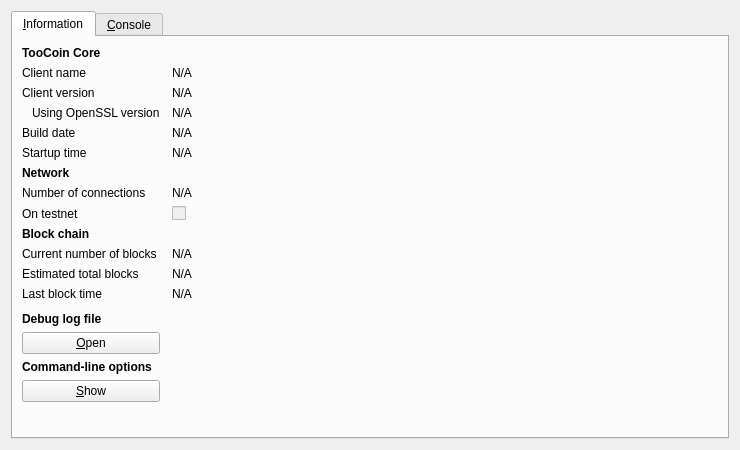
<?xml version="1.0" encoding="UTF-8"?>
<ui version="4.0">
 <class>RPCConsole</class>
 <widget class="QDialog" name="RPCConsole">
  <property name="geometry">
   <rect>
    <x>0</x>
    <y>0</y>
    <width>740</width>
    <height>450</height>
   </rect>
  </property>
  <property name="windowTitle">
   <string>TooCoin - Debug window</string>
  </property>
  <layout class="QVBoxLayout" name="verticalLayout_2">
   <item>
    <widget class="QTabWidget" name="tabWidget">
     <property name="currentIndex">
      <number>0</number>
     </property>
     <widget class="QWidget" name="tab_info">
      <attribute name="title">
       <string>&amp;Information</string>
      </attribute>
      <layout class="QGridLayout" name="gridLayout" columnstretch="0,1">
       <property name="horizontalSpacing">
        <number>12</number>
       </property>
       <item row="0" column="0">
        <widget class="QLabel" name="label_9">
         <property name="font">
          <font>
           <weight>75</weight>
           <bold>true</bold>
          </font>
         </property>
         <property name="text">
          <string>TooCoin Core</string>
         </property>
        </widget>
       </item>
       <item row="1" column="0">
        <widget class="QLabel" name="label_5">
         <property name="text">
          <string>Client name</string>
         </property>
        </widget>
       </item>
       <item row="1" column="1">
        <widget class="QLabel" name="clientName">
         <property name="cursor">
          <cursorShape>IBeamCursor</cursorShape>
         </property>
         <property name="text">
          <string>N/A</string>
         </property>
         <property name="textFormat">
          <enum>Qt::PlainText</enum>
         </property>
         <property name="textInteractionFlags">
          <set>Qt::LinksAccessibleByMouse|Qt::TextSelectableByKeyboard|Qt::TextSelectableByMouse</set>
         </property>
        </widget>
       </item>
       <item row="2" column="0">
        <widget class="QLabel" name="label_6">
         <property name="text">
          <string>Client version</string>
         </property>
        </widget>
       </item>
       <item row="2" column="1">
        <widget class="QLabel" name="clientVersion">
         <property name="cursor">
          <cursorShape>IBeamCursor</cursorShape>
         </property>
         <property name="text">
          <string>N/A</string>
         </property>
         <property name="textFormat">
          <enum>Qt::PlainText</enum>
         </property>
         <property name="textInteractionFlags">
          <set>Qt::LinksAccessibleByMouse|Qt::TextSelectableByKeyboard|Qt::TextSelectableByMouse</set>
         </property>
        </widget>
       </item>
       <item row="3" column="0">
        <widget class="QLabel" name="label_14">
         <property name="text">
          <string>Using OpenSSL version</string>
         </property>
         <property name="indent">
          <number>10</number>
         </property>
        </widget>
       </item>
       <item row="3" column="1">
        <widget class="QLabel" name="openSSLVersion">
         <property name="cursor">
          <cursorShape>IBeamCursor</cursorShape>
         </property>
         <property name="text">
          <string>N/A</string>
         </property>
         <property name="textFormat">
          <enum>Qt::PlainText</enum>
         </property>
         <property name="textInteractionFlags">
          <set>Qt::LinksAccessibleByMouse|Qt::TextSelectableByKeyboard|Qt::TextSelectableByMouse</set>
         </property>
        </widget>
       </item>
       <item row="4" column="0">
        <widget class="QLabel" name="label_12">
         <property name="text">
          <string>Build date</string>
         </property>
        </widget>
       </item>
       <item row="4" column="1">
        <widget class="QLabel" name="buildDate">
         <property name="cursor">
          <cursorShape>IBeamCursor</cursorShape>
         </property>
         <property name="text">
          <string>N/A</string>
         </property>
         <property name="textFormat">
          <enum>Qt::PlainText</enum>
         </property>
         <property name="textInteractionFlags">
          <set>Qt::LinksAccessibleByMouse|Qt::TextSelectableByKeyboard|Qt::TextSelectableByMouse</set>
         </property>
        </widget>
       </item>
       <item row="5" column="0">
        <widget class="QLabel" name="label_13">
         <property name="text">
          <string>Startup time</string>
         </property>
        </widget>
       </item>
       <item row="5" column="1">
        <widget class="QLabel" name="startupTime">
         <property name="cursor">
          <cursorShape>IBeamCursor</cursorShape>
         </property>
         <property name="text">
          <string>N/A</string>
         </property>
         <property name="textFormat">
          <enum>Qt::PlainText</enum>
         </property>
         <property name="textInteractionFlags">
          <set>Qt::LinksAccessibleByMouse|Qt::TextSelectableByKeyboard|Qt::TextSelectableByMouse</set>
         </property>
        </widget>
       </item>
       <item row="6" column="0">
        <widget class="QLabel" name="label_11">
         <property name="font">
          <font>
           <weight>75</weight>
           <bold>true</bold>
          </font>
         </property>
         <property name="text">
          <string>Network</string>
         </property>
        </widget>
       </item>
       <item row="7" column="0">
        <widget class="QLabel" name="label_7">
         <property name="text">
          <string>Number of connections</string>
         </property>
        </widget>
       </item>
       <item row="7" column="1">
        <widget class="QLabel" name="numberOfConnections">
         <property name="cursor">
          <cursorShape>IBeamCursor</cursorShape>
         </property>
         <property name="text">
          <string>N/A</string>
         </property>
         <property name="textFormat">
          <enum>Qt::PlainText</enum>
         </property>
         <property name="textInteractionFlags">
          <set>Qt::LinksAccessibleByMouse|Qt::TextSelectableByKeyboard|Qt::TextSelectableByMouse</set>
         </property>
        </widget>
       </item>
       <item row="8" column="0">
        <widget class="QLabel" name="label_8">
         <property name="text">
          <string>On testnet</string>
         </property>
        </widget>
       </item>
       <item row="8" column="1">
        <widget class="QCheckBox" name="isTestNet">
         <property name="enabled">
          <bool>false</bool>
         </property>
         <property name="text">
          <string/>
         </property>
        </widget>
       </item>
       <item row="9" column="0">
        <widget class="QLabel" name="label_10">
         <property name="font">
          <font>
           <weight>75</weight>
           <bold>true</bold>
          </font>
         </property>
         <property name="text">
          <string>Block chain</string>
         </property>
        </widget>
       </item>
       <item row="10" column="0">
        <widget class="QLabel" name="label_3">
         <property name="text">
          <string>Current number of blocks</string>
         </property>
        </widget>
       </item>
       <item row="10" column="1">
        <widget class="QLabel" name="numberOfBlocks">
         <property name="cursor">
          <cursorShape>IBeamCursor</cursorShape>
         </property>
         <property name="text">
          <string>N/A</string>
         </property>
         <property name="textFormat">
          <enum>Qt::PlainText</enum>
         </property>
         <property name="textInteractionFlags">
          <set>Qt::LinksAccessibleByMouse|Qt::TextSelectableByKeyboard|Qt::TextSelectableByMouse</set>
         </property>
        </widget>
       </item>
       <item row="11" column="0">
        <widget class="QLabel" name="label_4">
         <property name="text">
          <string>Estimated total blocks</string>
         </property>
        </widget>
       </item>
       <item row="11" column="1">
        <widget class="QLabel" name="totalBlocks">
         <property name="cursor">
          <cursorShape>IBeamCursor</cursorShape>
         </property>
         <property name="text">
          <string>N/A</string>
         </property>
         <property name="textFormat">
          <enum>Qt::PlainText</enum>
         </property>
         <property name="textInteractionFlags">
          <set>Qt::LinksAccessibleByMouse|Qt::TextSelectableByKeyboard|Qt::TextSelectableByMouse</set>
         </property>
        </widget>
       </item>
       <item row="12" column="0">
        <widget class="QLabel" name="label_2">
         <property name="text">
          <string>Last block time</string>
         </property>
        </widget>
       </item>
       <item row="12" column="1">
        <widget class="QLabel" name="lastBlockTime">
         <property name="cursor">
          <cursorShape>IBeamCursor</cursorShape>
         </property>
         <property name="text">
          <string>N/A</string>
         </property>
         <property name="textFormat">
          <enum>Qt::PlainText</enum>
         </property>
         <property name="textInteractionFlags">
          <set>Qt::LinksAccessibleByMouse|Qt::TextSelectableByKeyboard|Qt::TextSelectableByMouse</set>
         </property>
        </widget>
       </item>
       <item row="13" column="0">
        <spacer name="verticalSpacer_2">
         <property name="orientation">
          <enum>Qt::Vertical</enum>
         </property>
         <property name="sizeHint" stdset="0">
          <size>
           <width>20</width>
           <height>20</height>
          </size>
         </property>
        </spacer>
       </item>
       <item row="14" column="0">
        <widget class="QLabel" name="labelDebugLogfile">
         <property name="font">
          <font>
           <weight>75</weight>
           <bold>true</bold>
          </font>
         </property>
         <property name="text">
          <string>Debug log file</string>
         </property>
        </widget>
       </item>
       <item row="15" column="0">
        <widget class="QPushButton" name="openDebugLogfileButton">
         <property name="toolTip">
          <string>Open the TooCoin debug log file from the current data directory. This can take a few seconds for large log files.</string>
         </property>
         <property name="text">
          <string>&amp;Open</string>
         </property>
         <property name="autoDefault">
          <bool>false</bool>
         </property>
        </widget>
       </item>
       <item row="16" column="0">
        <widget class="QLabel" name="labelCLOptions">
         <property name="font">
          <font>
           <weight>75</weight>
           <bold>true</bold>
          </font>
         </property>
         <property name="text">
          <string>Command-line options</string>
         </property>
        </widget>
       </item>
       <item row="17" column="0">
        <widget class="QPushButton" name="showCLOptionsButton">
         <property name="toolTip">
          <string>Show the TooCoin-Qt help message to get a list with possible TooCoin command-line options.</string>
         </property>
         <property name="text">
          <string>&amp;Show</string>
         </property>
         <property name="autoDefault">
          <bool>false</bool>
         </property>
        </widget>
       </item>
       <item row="18" column="0">
        <spacer name="verticalSpacer">
         <property name="orientation">
          <enum>Qt::Vertical</enum>
         </property>
         <property name="sizeHint" stdset="0">
          <size>
           <width>20</width>
           <height>40</height>
          </size>
         </property>
        </spacer>
       </item>
      </layout>
     </widget>
     <widget class="QWidget" name="tab_console">
      <attribute name="title">
       <string>&amp;Console</string>
      </attribute>
      <layout class="QVBoxLayout" name="verticalLayout_3">
       <property name="spacing">
        <number>3</number>
       </property>
       <item>
        <widget class="QTextEdit" name="messagesWidget">
         <property name="minimumSize">
          <size>
           <width>0</width>
           <height>100</height>
          </size>
         </property>
         <property name="readOnly">
          <bool>true</bool>
         </property>
         <property name="tabKeyNavigation" stdset="0">
          <bool>false</bool>
         </property>
         <property name="columnCount" stdset="0">
          <number>2</number>
         </property>
        </widget>
       </item>
       <item>
        <layout class="QHBoxLayout" name="horizontalLayout">
         <property name="spacing">
          <number>3</number>
         </property>
         <item>
          <widget class="QLabel" name="label">
           <property name="text">
            <string notr="true">&gt;</string>
           </property>
          </widget>
         </item>
         <item>
          <widget class="QLineEdit" name="lineEdit"/>
         </item>
         <item>
          <widget class="QPushButton" name="clearButton">
           <property name="maximumSize">
            <size>
             <width>24</width>
             <height>24</height>
            </size>
           </property>
           <property name="toolTip">
            <string>Clear console</string>
           </property>
           <property name="text">
            <string/>
           </property>
           <property name="icon">
            <iconset resource="../bitcoin.qrc">
             <normaloff>:/icons/remove</normaloff>:/icons/remove</iconset>
           </property>
           <property name="shortcut">
            <string notr="true">Ctrl+L</string>
           </property>
           <property name="autoDefault">
            <bool>false</bool>
           </property>
          </widget>
         </item>
        </layout>
       </item>
      </layout>
     </widget>
    </widget>
   </item>
  </layout>
 </widget>
 <resources>
  <include location="../bitcoin.qrc"/>
 </resources>
 <connections/>
</ui>
